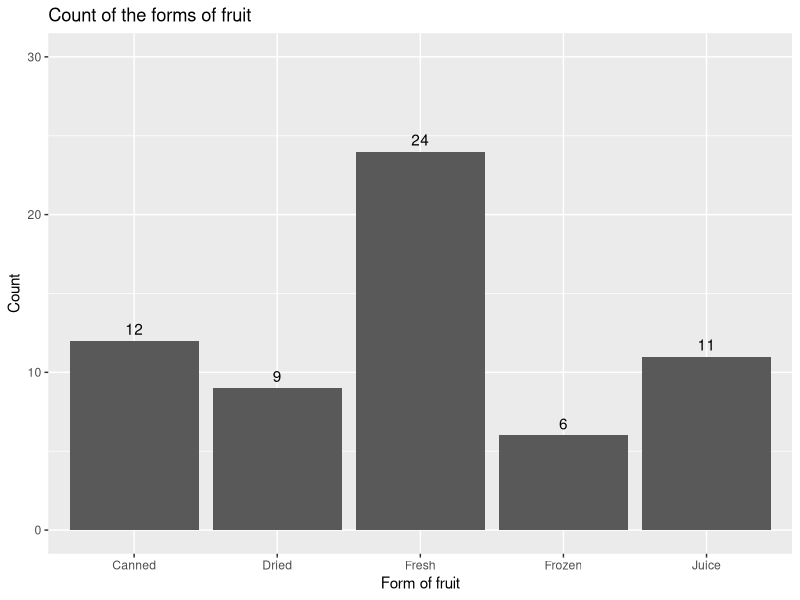

Generate this figure with R: (Note: this script raises an error after producing the figure.)
#Importing libraries
library(ggplot2)
library(dplyr)

#Reading the data
data <- read.csv("FRUITS AND VEGIES.csv")
View(data)
head(data)
str(data)

#defining variables
yield = data$Yield
cup_size = data$CupEquivalentSize
cup_price = data$CupEquivalentPrice
retail_price = data$RetailPrice

count_form = data %>% count(data$Form)
count_form

#Segmentation of fruit category
canned = data$Fruit[data$Form == "Canned"]
dried = data$Fruit[data$Form == "Dried"]
fresh = data$Fruit[data$Form == "Fresh"]
frozen = data$Fruit[data$Form == "Frozen"]
juice = data$Fruit[data$Form == "Juice"]

#Descriptive Statistics
summary(data)
#yield
var(yield)
sd(yield)
range(yield)

#retail price
range(retail_price)

df1 <- as.data.frame(count_form)
df1

#Number of fruits available according to their forms
ggplot(df1, aes(x = `data$Form`, y = n)) +
  geom_bar(stat = "identity") +
  ylim(0, 30) +
  xlab("Form of fruit") +
  ylab("Count") +
  ggtitle("Count of the forms of fruit") +
  geom_text(aes(label = n), vjust = -0.5)

#Checking mean Retail price of form category
df2 <- df %>%
  group_by(`data$Form`) %>%
  summarise(price = mean(data$RetailPrice[data$Form == first(`data$Form`)]))

ggplot(df2, aes(x = `data$Form`, y = price)) +
  geom_bar(stat = "identity") +
  ylab("Price") +
  xlab("Fruit Form") +
  ggtitle("Mean Price by Fruit Form")

#Correlations
cor_price <- cor(yield, retail_price)
cor_size <- cor(retail_price, cup_size)
cor_yield <- cor(cup_size, yield)
cor_cupPrice <- cor(yield, cup_price)

#Correlation results
cor_cupPrice
cor_yield
cor_size
cor_price

#T Tests
#Independent
ind_result1 <- t.test(yield, retail_price)
ind_result2 <- t.test(cup_size, cup_price)
ind_result3 <- t.test(retail_price, cup_price)

#Results
ind_result1
ind_result2
ind_result3

#Dependent
dep_result1 <- t.test(yield, retail_price, paired=TRUE)
dep_result2 <- t.test(cup_size, cup_price, paired=TRUE)
dep_result3 <- t.test(retail_price, cup_price, paired=TRUE)

#Results
dep_result1
dep_result2
dep_result3
